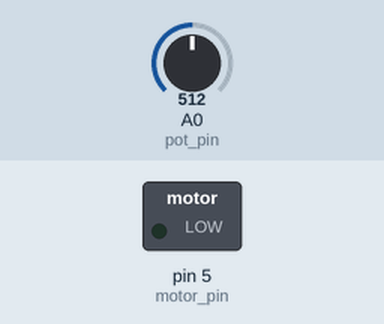
The sketch below on a simulated Arduino Uno, built with avr-gcc and run on an emulated ATmega328P. Shown: switched loads named in the sketch (green lamp = pin HIGH). The test bench sets the inputs (shaded band); at power-on: A0 (pot_pin) = 512.

Above: at 1.2 s.
1.3 s: A0 (pot_pin) set to 716
At 2.4 s:
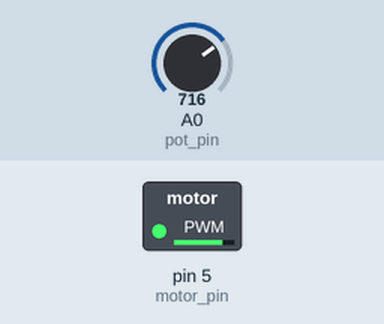
2.8 s: A0 (pot_pin) set to 755
At 3.6 s:
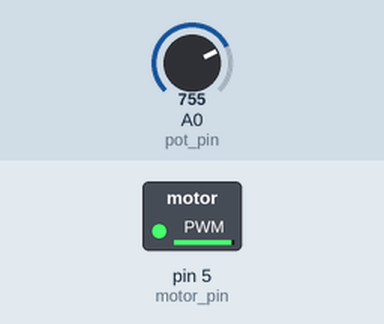
4.3 s: A0 (pot_pin) set to 768
At 4.7 s:
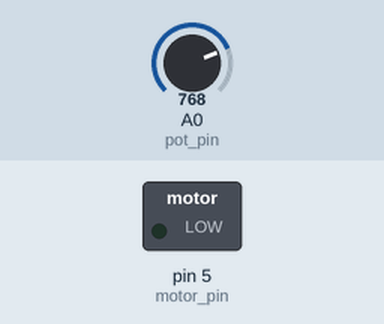
5.8 s: A0 (pot_pin) set to 900
At 7.0 s:
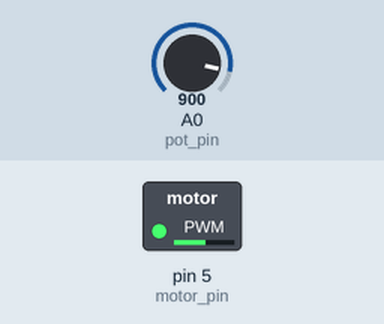
7.3 s: A0 (pot_pin) set to 306
At 8.2 s:
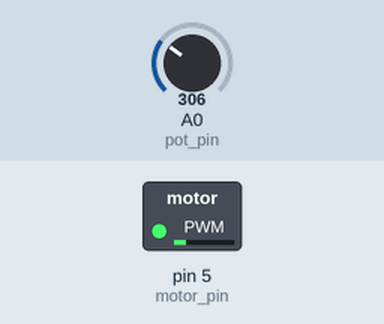
8.8 s: A0 (pot_pin) set to 0
At 9.3 s:
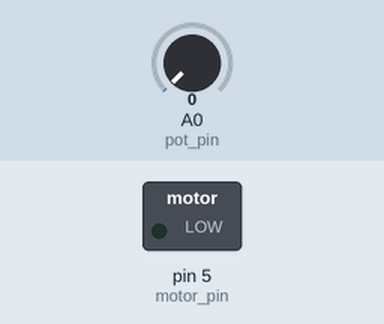
Timing chart, 0 to 11.3 s (numbered marks = the images above; inputs shaded):
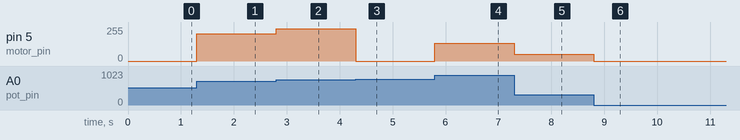

Measured:
- the behaviour switches between 767 and 768 on A0 (pot_pin) (found by bisection; images 2 and 3)
- after the input at 1.3 s, pin 5 (motor_pin): 0/255 → 204/255 at once
- after the input at 2.8 s, pin 5 (motor_pin): 204/255 → 243/255 at once
- after the input at 4.3 s, pin 5 (motor_pin): 243/255 → 0/255 at once
- after the input at 5.8 s, pin 5 (motor_pin): 0/255 → 132/255 at once
- after the input at 7.3 s, pin 5 (motor_pin): 132/255 → 50/255 at once
- after the input at 8.8 s, pin 5 (motor_pin): 50/255 → 0/255 at once

The sketch:

Motor_Pot.ino
```cpp
/*
 * Driving DC motor for tinylab
 * created 22 Jan 2016
 * by Yasin Kaya (selengalp)
 */
int motor_pin = 5; // set the DC motor pin
int pot_pin = A0;  // set the potantiometer pin
int pot_value = 0;

void setup() {
  // setup pin direction
  pinMode(motor_pin,OUTPUT);
  // opening serial port with 9600 boudrate
  Serial.begin(9600);
}

void loop() {
 // reading potantiometer value
 pot_value = analogRead(pot_pin);

 // driving motor on desired velocity
 analogWrite(motor_pin, pot_value);
}
```
